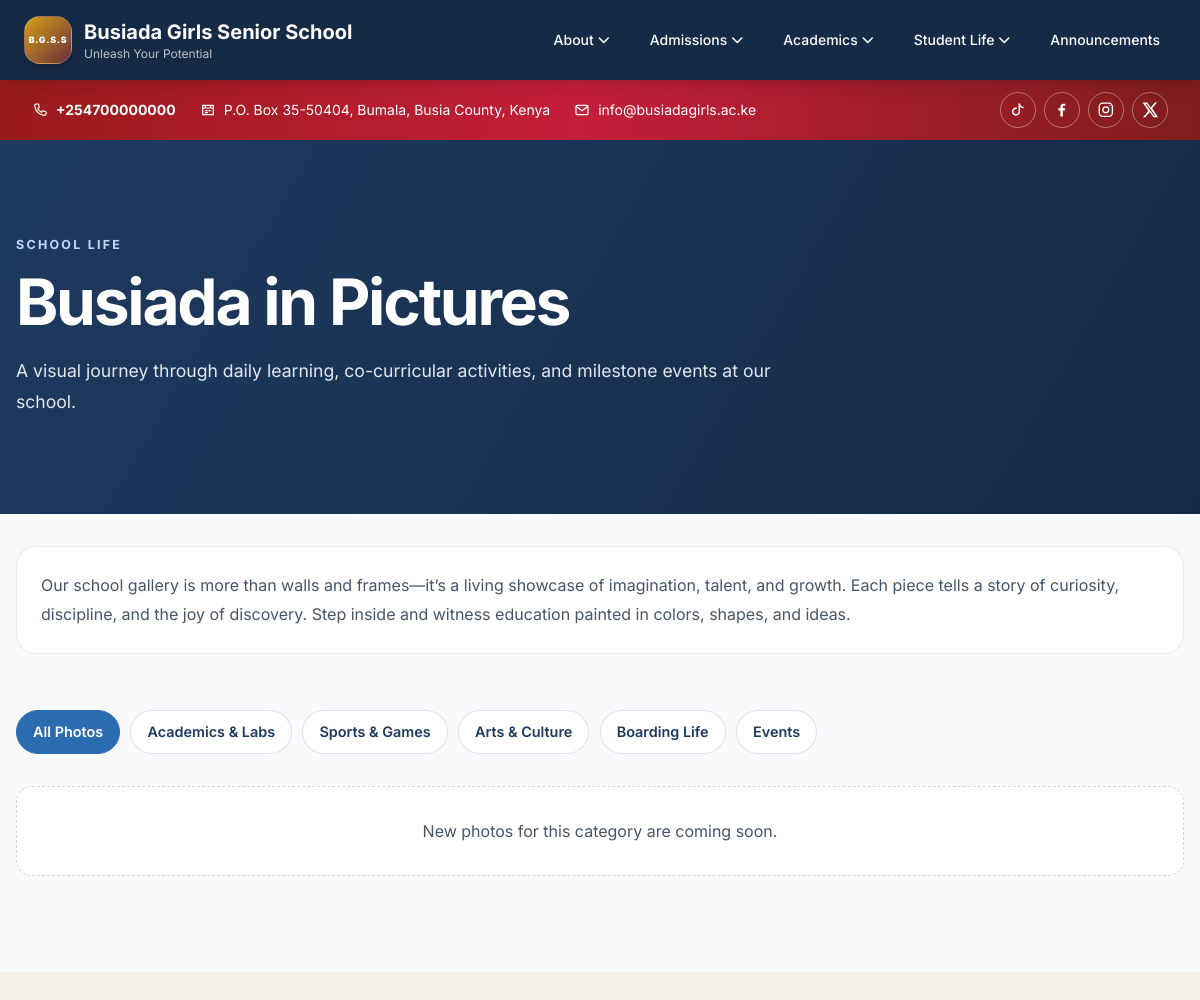
The page /school-gallery/ on the database its author committed.
### boarding/models.py (models this page shows, shortened)
class SiteSettings(models.Model):
    site_name = models.CharField(max_length=200, default='Busiada Girls Senior School')
    tagline = models.CharField(max_length=255, blank=True, default='Unleash Your Potential')
    phone_number = models.CharField(
        max_length=30,
        blank=True,
        default='+254700000000',
        help_text='School phone number shown in the red contact ribbon. Include the country code for click-to-call.',
    )
    logo = models.ImageField(
        upload_to='branding/',
        blank=True,
        null=True,
        validators=[validate_logo_file_size],
        help_text='Upload a square logo (PNG/SVG) max 2MB into media/branding/'
    )
    principal_name = models.CharField(max_length=200, blank=True, default='Principal Name', help_text='Full name of the principal')
    principal_title = models.CharField(max_length=100, blank=True, default='Principal', help_text='Principal title or position')
    principal_message = models.TextField(blank=True, default='', help_text='Rich text content for the principal message section')
    principal_image = models.ImageField(
        upload_to='principals/',
        blank=True,
        null=True,
        validators=[validate_image_file_size],
        help_text='Upload a principal portrait image (max 5MB, recommended 600x800 px)'
    )
    class Meta:
        verbose_name = 'Site settings'
        verbose_name_plural = 'Site settings'

class SitePage(models.Model):
    STATUS_CHOICES = [
        ('draft', 'Draft'),
        ('published', 'Published'),
    ]
    slug = models.SlugField(unique=True)
    title = models.CharField(max_length=200)
    category = models.CharField(max_length=100, blank=True, help_text='Optional category or department for this page')
    content = models.TextField(blank=True, null=True)
    try:
        JSONField = models.JSONField
    except AttributeError:
        from django.contrib.postgres.fields import JSONField
        JSONField = JSONField
    sections = JSONField(blank=True, null=True, default=list, help_text='Ordered list of blocks (JSON)')
    stem_learner_population = models.PositiveIntegerField(
        blank=True,
        null=True,
        help_text='Optional learner count shown for the STEM pathway on the Senior School page.',
    )
    social_sciences_learner_population = models.PositiveIntegerField(
        blank=True,
        null=True,
        help_text='Optional learner count shown for the Social Sciences pathway on the Senior School page.',
    )
    featured_image = models.ImageField(
        upload_to='site_pages/',
        blank=True,
        null=True,
        validators=[validate_image_file_size]
    )
    background_image = models.ImageField(
        upload_to='site_pages/backgrounds/',
        blank=True,
        null=True,
        validators=[validate_image_file_size],
        help_text='Upload a background image for the page (max 5MB).'
    )
    author = models.ForeignKey(User, on_delete=models.SET_NULL, null=True, blank=True)
    status = models.CharField(max_length=20, choices=STATUS_CHOICES, default='draft')
    created_at = models.DateTimeField(auto_now_add=True)
    updated_at = models.DateTimeField(auto_now=True)
    class Meta:
        ordering = ['-created_at']

class GalleryCategory(models.Model):
    name = models.CharField(max_length=100, unique=True)
    slug = models.SlugField(max_length=100, unique=True)
    order = models.PositiveIntegerField(default=0)
    class Meta:
        ordering = ['order', 'name']
        verbose_name = 'gallery category'
        verbose_name_plural = 'gallery categories'

### boarding/views.py (the view, shortened to what this page needs)
# urls.py: path('school-gallery/', views.site_page, {'slug': 'school-gallery'}, name='school_gallery'),
def site_page(request, slug):
    if slug in STUDENT_LIFE_PAGES:
        return _render_student_life_page(request, slug)
    if slug == 'school-gallery':
        page, _created = SitePage.objects.get_or_create(
            slug=slug,
            defaults={
                'title': 'Busiada in Pictures',
                'category': 'Student Life',
                'content': '',
                'status': 'published',
            },
        )
        page = SitePage.objects.prefetch_related('images').get(pk=page.pk)
        return render(request, 'boarding/school_gallery.html', {
            'page': page,
            'gallery_items': _page_gallery_items(page, include_featured=False),
            'gallery_categories': GalleryCategory.objects.all(),
        })

### templates/boarding/school_gallery.html (shortened to what this page needs)
{% extends 'boarding/base.html' %}
{% block content %}
<main class="school-gallery-page">
  <section class="school-gallery-hero">
    <div class="school-gallery-container">
      <p class="school-gallery-eyebrow">School life</p>
      <h1>Busiada in Pictures</h1>
      <p>A visual journey through daily learning, co-curricular activities, and milestone events at our school.</p>
    </div>
  </section>
  {% if page.content %}
  <section class="school-gallery-container school-gallery-intro">{{ page.content|safe }}</section>
  {% endif %}
  <section class="school-gallery-container school-gallery-content" aria-label="School photo gallery">
    <div class="school-gallery-filters" role="group" aria-label="Filter gallery photos">
      <button type="button" class="school-gallery-filter is-active" data-gallery-filter="all" aria-pressed="true">All Photos</button>
      {% for category in gallery_categories %}
      <button type="button" class="school-gallery-filter" data-gallery-filter="{{ category.slug }}" aria-pressed="false">{{ category.name }}</button>
      {% endfor %}
    </div>
    <p class="school-gallery-empty" data-gallery-empty role="status" {% if gallery_items %}hidden{% endif %}>New photos for this category are coming soon.</p>
  </section>
</main>
{% endblock %}

### templates/boarding/base.html (shortened to what this page needs)
<!DOCTYPE html>
<html lang="en">
<head>
    <script src="https://cdn.tailwindcss.com"></script>
   <link rel="stylesheet" href="https://cdnjs.cloudflare.com/ajax/libs/font-awesome/6.5.2/css/all.min.css">
   <link rel="stylesheet" href="https://cdnjs.cloudflare.com/ajax/libs/bootstrap-icons/1.11.3/font/bootstrap-icons.min.css">
</head>
<body class="bg-sky-50 text-zinc-900">
    <nav class="site-nav bg-[#152A45] text-white fixed top-0 z-50 shadow-lg">
        <div class="nav-shell mx-auto px-3 sm:px-6">
            <div class="flex items-center justify-between gap-3 py-3 sm:py-4 min-h-[4rem]">
                <a href="{% url 'home' %}" class="brand-wrap flex items-center gap-3 hover:scale-[1.02] transition-transform">
                    <div class="flex h-11 w-11 flex-shrink-0 items-center justify-center whitespace-nowrap rounded-2xl border border-white/20 bg-gradient-to-br from-[#D4A017] to-[#6B2D3C] text-[0.55rem] font-black leading-none tracking-[0.08em] text-white shadow-lg shadow-black/10 md:h-12 md:w-12">B.G.S.S</div>
                    <div class="min-w-0">
                        <span class="brand-title font-bold text-sm sm:text-base md:text-xl">Busiada Girls Senior School</span>
                        <span class="brand-subtitle block text-xs text-white/70">Unleash Your Potential</span>
                    </div>
                </a>
                <div class="hidden lg:flex items-center gap-x-2 text-sm font-medium">
                    <div class="desktop-nav-item relative group">
                        <button type="button" class="nav-dropdown-trigger px-4 py-2 hover:bg-[#4A90C8] rounded-xl flex items-center gap-1 transition-all" data-dropdown-target="about-menu" aria-expanded="false" aria-controls="about-menu">About <i class="fa-solid fa-chevron-down text-xs"></i></button>
                    </div>
                    <div class="desktop-nav-item relative group">
                        <button type="button" class="nav-dropdown-trigger px-4 py-2 hover:bg-[#4A90C8] rounded-xl flex items-center gap-1 transition-all" data-dropdown-target="admissions-menu" aria-expanded="false" aria-controls="admissions-menu">Admissions <i class="fa-solid fa-chevron-down text-xs"></i></button>
                    </div>
                    <div class="desktop-nav-item relative group">
                        <button type="button" class="nav-dropdown-trigger px-4 py-2 hover:bg-[#4A90C8] rounded-xl flex items-center gap-1 transition-all" data-dropdown-target="academics-menu" aria-expanded="false" aria-controls="academics-menu">Academics <i class="fa-solid fa-chevron-down text-xs"></i></button>
                    </div>
                    <div class="desktop-nav-item relative group">
                        <button type="button" class="nav-dropdown-trigger px-4 py-2 hover:bg-[#4A90C8] rounded-xl flex items-center gap-1 transition-all" data-dropdown-target="student-life-menu" aria-expanded="false" aria-controls="student-life-menu">Student Life <i class="fa-solid fa-chevron-down text-xs"></i></button>
                    </div>
                    <a href="{% url 'announcements' %}" class="desktop-nav-item px-4 py-2 hover:bg-[#4A90C8] rounded-xl transition-all">Announcements</a>
                </div>
            </div>
        </div>
    </nav>
    <section class="site-utility-bar text-white" aria-label="School contact information and social media">
        <div class="utility-bar-inner mx-auto flex max-w-7xl flex-wrap items-center justify-between gap-x-6 gap-y-3 px-4 py-3 text-sm sm:px-6 lg:px-8">
            <div class="flex flex-wrap items-center gap-x-6 gap-y-2">
                {% if site_settings.phone_number %}
                <a href="tel:{{ site_settings.phone_number_href }}" class="utility-phone-link" aria-label="Call the school at {{ site_settings.phone_number }}">
                    <span>{{ site_settings.phone_number }}</span>
                </a>
                {% endif %}
                <span class="hidden items-center gap-2 md:inline-flex">
                    <svg class="h-4 w-4 shrink-0" viewBox="0 0 24 24" fill="none" stroke="currentColor" stroke-width="1.8" aria-hidden="true"><path stroke-linecap="round" stroke-linejoin="round" d="M4 5h16v14H4zM4 9h16M8 5v4m8-4v4M8 13h3m2 0h3M8 16h3"/></svg>
                    <span>P.O. Box 35-50404, Bumala, Busia County, Kenya</span>
                </span>
                <a href="mailto:info@busiadagirls.ac.ke" class="hidden items-center gap-2 transition hover:text-white/80 md:inline-flex">
                    <svg class="h-4 w-4 shrink-0" viewBox="0 0 24 24" fill="none" stroke="currentColor" stroke-width="1.8" aria-hidden="true"><rect x="3" y="5" width="18" height="14" rx="2"/><path stroke-linecap="round" stroke-linejoin="round" d="m4 7 8 6 8-6"/></svg>
                    <span>info@busiadagirls.ac.ke</span>
                </a>
            </div>
            <div class="flex items-center gap-2" aria-label="Social media">
                <a href="https://www.tiktok.com/" target="_blank" rel="noopener noreferrer" aria-label="TikTok" class="utility-social-link">
                    <svg viewBox="0 0 24 24" fill="none" stroke="currentColor" stroke-width="2" aria-hidden="true"><path stroke-linecap="round" stroke-linejoin="round" d="M14 4v10.5a4.5 4.5 0 1 1-4-4.47M14 4c.6 3.1 2.4 4.8 5 5"/></svg>
                </a>
                <a href="https://www.facebook.com/" target="_blank" rel="noopener noreferrer" aria-label="Facebook" class="utility-social-link">
                    <svg viewBox="0 0 24 24" fill="currentColor" aria-hidden="true"><path d="M13.5 21v-8h2.7l.4-3h-3.1V8.1c0-.9.3-1.5 1.6-1.5h1.7V3.9c-.3 0-1.3-.1-2.5-.1-2.5 0-4.2 1.5-4.2 4.3V10H7.3v3h2.8v8h3.4Z"/></svg>
                </a>
                <a href="https://www.instagram.com/" target="_blank" rel="noopener noreferrer" aria-label="Instagram" class="utility-social-link">
                    <svg viewBox="0 0 24 24" fill="none" stroke="currentColor" stroke-width="1.8" aria-hidden="true"><rect x="3" y="3" width="18" height="18" rx="5"/><circle cx="12" cy="12" r="4"/><circle cx="17.5" cy="6.5" r=".8" fill="currentColor" stroke="none"/></svg>
                </a>
                <a href="https://x.com/" target="_blank" rel="noopener noreferrer" aria-label="X" class="utility-social-link">
                    <svg viewBox="0 0 24 24" fill="currentColor" aria-hidden="true"><path d="M18.9 2H22l-6.8 7.8L23.2 22h-6.3L12 14.9 5.8 22H2.7l7.3-8.4L2.2 2h6.5l4.5 6.7L18.9 2Zm-1.1 18h1.7L7.7 3.9H5.9L17.8 20Z"/></svg>
                </a>
            </div>
        </div>
    </section>
    <main class="site-main w-full overflow-x-hidden">
            {% block content %}{% endblock %}
    </main>
</body>
</html>

### rows shown on the page
SiteSettings: phone_number "+254700000000"
SitePage: content "Our school gallery is more than walls and frames—it’s a living showcase of imagination, talent, and growth. Each piece tells a story of curiosity, discipline, and the joy of discovery. Step inside and witness education painted in colors, shapes, and ideas."
GalleryCategory: name "Academics & Labs"
GalleryCategory: name "Sports & Games"
GalleryCategory: name "Arts & Culture"
GalleryCategory: name "Boarding Life"
GalleryCategory: name "Events"
